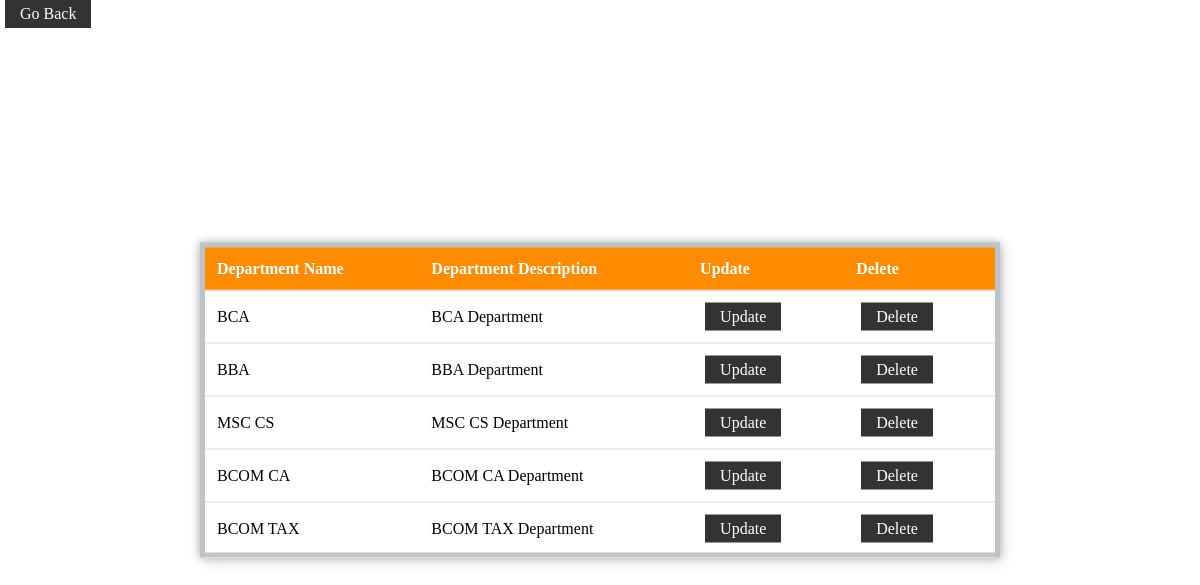
The page /admin/department/viewdepartment.php (signed in) on the database its author committed.
### tables this page shows
CREATE TABLE `department_` (
  `department_id` int(255) NOT NULL,
  `department_name` varchar(255) NOT NULL,
  `department_desc` varchar(255) NOT NULL
);

### admin/department/viewdepartment.php (the view, shortened to what this page needs)
<?php
@include 'config.php';
?>
<!DOCTYPE html>
<html lang="en">
<head>
   <link rel="stylesheet" href="css/style.css">
</head>
<body>
      <?php
      $sql = "SELECT * FROM department_";
      if ($res = mysqli_query($conn, $sql)) {
      if (mysqli_num_rows($res) > 0) {
      echo "<table>";
      echo "<tr id='header'>";
      echo "<th>Department Name</th>";
      echo "<th>Department Description</th>";
      echo "<th>Update</th>";
      echo "<th>Delete</th>";
      echo "</tr>";
      while ($row = mysqli_fetch_array($res)) {
      echo "<tr>";
      echo "<td>".$row['department_name']."</td>";
      echo "<td>".$row['department_desc']."</td>";
      echo "<td><a href='updatedepartment.php?rn=$row[department_name]&fn=$row[department_desc]' class='btn'>Update</a></td>";
      echo "<td><a href='deletedepartment.php?rn=$row[department_name]' onclick='return checkdelete()' class='btn'>Delete</a></td>";
      echo "</tr>";
      }
      echo "<tr>";
      echo "<a href='../admin_page.php' class='btn'>Go Back</a>";
      echo "</tr>";
      echo "</table>";
      }
      else {
      echo "No matching records are found.";
      }
      }
      ?>
</body>
</html>

### admin/department/css/style.css (style rules this page uses)
* { margin:0; padding:0; box-sizing: border-box; outline: none; border:none; text-decoration: none; background-image: #333; }

### admin/department/viewdepartment.php (style rules this page uses)
table { position: absolute; left: 50%; top: 50%; transform: translate(-50%, -50%); border-collapse: collapse; width: 800px; height: 200px; border: 5px solid #bdc3c7; box-shadow: 2px 2px 12px rgba(0, 0, 0, 0.2), -1px -1px 8px rgba(0, 0, 0, 0.2); }
tr { transition: all .2s ease-in; cursor: pointer; }
th, td { padding: 12px; text-align: left; border-bottom: 1px solid #ddd; }
#header { background-color: darkorange; color: #fff; }
.btn { display: inline-block; padding:5px 15px; background: #333; color:#fff; margin:0 5px; text-transform: capitalize; }

### rows shown on the page
department_: department_name "BCA", department_desc "BCA Department"
department_: department_name "BBA", department_desc "BBA Department"
department_: department_name "MSC CS", department_desc "MSC CS Department"
department_: department_name "BCOM CA", department_desc "BCOM CA Department"
department_: department_name "BCOM TAX", department_desc "BCOM TAX Department"
